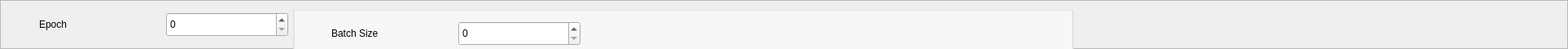
               <widget class="QFrame" name="Frame_TrainModel_Epoch">
                <property name="sizePolicy">
                 <sizepolicy hsizetype="Preferred" vsizetype="Fixed">
                  <horstretch>0</horstretch>
                  <verstretch>0</verstretch>
                 </sizepolicy>
                </property>
                <property name="minimumSize">
                 <size>
                  <width>0</width>
                  <height>60</height>
                 </size>
                </property>
                <property name="maximumSize">
                 <size>
                  <width>16777215</width>
                  <height>60</height>
                 </size>
                </property>
                <property name="styleSheet">
                 <string notr="true">QFrame#Frame_TrainModel_Epoch
{
	border-top:1px solid rgb(226, 226, 226);
	border-bottom:2px solid rgb(226, 226, 226);
	border-left:2px solid rgb(226, 226, 226);
	border-right:2px solid rgb(226, 226, 226);
	background-color: rgb(247, 247, 247);
}</string>
                </property>
                <property name="frameShape">
                 <enum>QFrame::StyledPanel</enum>
                </property>
                <property name="frameShadow">
                 <enum>QFrame::Raised</enum>
                </property>
                <layout class="QHBoxLayout" name="horizontalLayout_10">
                 <item>
                  <widget class="QLabel" name="Label_TrainModel_Epoch">
                   <property name="sizePolicy">
                    <sizepolicy hsizetype="Fixed" vsizetype="Fixed">
                     <horstretch>0</horstretch>
                     <verstretch>0</verstretch>
                    </sizepolicy>
                   </property>
                   <property name="minimumSize">
                    <size>
                     <width>30</width>
                     <height>30</height>
                    </size>
                   </property>
                   <property name="maximumSize">
                    <size>
                     <width>30</width>
                     <height>30</height>
                    </size>
                   </property>
                   <property name="styleSheet">
                    <string notr="true">border-image: url(:/Icon/State/RedLight.png);</string>
                   </property>
                   <property name="text">
                    <string/>
                   </property>
                  </widget>
                 </item>
                 <item>
                  <widget class="QLabel" name="label_16">
                   <property name="sizePolicy">
                    <sizepolicy hsizetype="Fixed" vsizetype="Fixed">
                     <horstretch>0</horstretch>
                     <verstretch>0</verstretch>
                    </sizepolicy>
                   </property>
                   <property name="minimumSize">
                    <size>
                     <width>150</width>
                     <height>30</height>
                    </size>
                   </property>
                   <property name="maximumSize">
                    <size>
                     <width>150</width>
                     <height>30</height>
                    </size>
                   </property>
                   <property name="styleSheet">
                    <string notr="true">QLabel
{
	border:0px;
	
	font: 87 10pt &quot;Arial Black&quot;;
}</string>
                   </property>
                   <property name="text">
                    <string>Epoch</string>
                   </property>
                  </widget>
                 </item>
                 <item>
                  <widget class="QSpinBox" name="SpinBox_TrainModel_Epoch">
                   <property name="sizePolicy">
                    <sizepolicy hsizetype="Fixed" vsizetype="Fixed">
                     <horstretch>0</horstretch>
                     <verstretch>0</verstretch>
                    </sizepolicy>
                   </property>
                   <property name="minimumSize">
                    <size>
                     <width>150</width>
                     <height>30</height>
                    </size>
                   </property>
                   <property name="maximumSize">
                    <size>
                     <width>150</width>
                     <height>30</height>
                    </size>
                   </property>
                  </widget>
                 </item>
                 <item>
                  <widget class="QFrame" name="Frame_TrainModel_BatchSize">
                   <property name="sizePolicy">
                    <sizepolicy hsizetype="Preferred" vsizetype="Fixed">
                     <horstretch>0</horstretch>
                     <verstretch>0</verstretch>
                    </sizepolicy>
                   </property>
                   <property name="minimumSize">
                    <size>
                     <width>0</width>
                     <height>60</height>
                    </size>
                   </property>
                   <property name="maximumSize">
                    <size>
                     <width>16777215</width>
                     <height>60</height>
                    </size>
                   </property>
                   <property name="styleSheet">
                    <string notr="true">QFrame#Frame_TrainModel_BatchSize
{
	border-top:1px solid rgb(226, 226, 226);
	border-bottom:2px solid rgb(226, 226, 226);
	border-left:2px solid rgb(226, 226, 226);
	border-right:2px solid rgb(226, 226, 226);
	background-color: rgb(247, 247, 247);
}</string>
                   </property>
                   <property name="frameShape">
                    <enum>QFrame::StyledPanel</enum>
                   </property>
                   <property name="frameShadow">
                    <enum>QFrame::Raised</enum>
                   </property>
                   <layout class="QHBoxLayout" name="horizontalLayout_11">
                    <item>
                     <widget class="QLabel" name="Label_TrainModel_BatchSize">
                      <property name="sizePolicy">
                       <sizepolicy hsizetype="Fixed" vsizetype="Fixed">
                        <horstretch>0</horstretch>
                        <verstretch>0</verstretch>
                       </sizepolicy>
                      </property>
                      <property name="minimumSize">
                       <size>
                        <width>30</width>
                        <height>30</height>
                       </size>
                      </property>
                      <property name="maximumSize">
                       <size>
                        <width>30</width>
                        <height>30</height>
                       </size>
                      </property>
                      <property name="styleSheet">
                       <string notr="true">border-image: url(:/Icon/State/RedLight.png);</string>
                      </property>
                      <property name="text">
                       <string/>
                      </property>
                     </widget>
                    </item>
                    <item>
                     <widget class="QLabel" name="label_15">
                      <property name="sizePolicy">
                       <sizepolicy hsizetype="Fixed" vsizetype="Fixed">
                        <horstretch>0</horstretch>
                        <verstretch>0</verstretch>
                       </sizepolicy>
                      </property>
                      <property name="minimumSize">
                       <size>
                        <width>150</width>
                        <height>30</height>
                       </size>
                      </property>
                      <property name="maximumSize">
                       <size>
                        <width>150</width>
                        <height>30</height>
                       </size>
                      </property>
                      <property name="styleSheet">
                       <string notr="true">QLabel
{
	border:0px;
	
	font: 87 10pt &quot;Arial Black&quot;;
}</string>
                      </property>
                      <property name="text">
                       <string>Batch Size</string>
                      </property>
                     </widget>
                    </item>
                    <item>
                     <widget class="QSpinBox" name="SpinBox_TrainModel_BatchSize">
                      <property name="sizePolicy">
                       <sizepolicy hsizetype="Fixed" vsizetype="Fixed">
                        <horstretch>0</horstretch>
                        <verstretch>0</verstretch>
                       </sizepolicy>
                      </property>
                      <property name="minimumSize">
                       <size>
                        <width>150</width>
                        <height>30</height>
                       </size>
                      </property>
                      <property name="maximumSize">
                       <size>
                        <width>150</width>
                        <height>30</height>
                       </size>
                      </property>
                     </widget>
                    </item>
                    <item>
                     <spacer name="horizontalSpacer_6">
                      <property name="orientation">
                       <enum>Qt::Horizontal</enum>
                      </property>
                      <property name="sizeHint" stdset="0">
                       <size>
                        <width>595</width>
                        <height>20</height>
                       </size>
                      </property>
                     </spacer>
                    </item>
                   </layout>
                  </widget>
                 </item>
                 <item>
                  <spacer name="horizontalSpacer_7">
                   <property name="orientation">
                    <enum>Qt::Horizontal</enum>
                   </property>
                   <property name="sizeHint" stdset="0">
                    <size>
                     <width>595</width>
                     <height>20</height>
                    </size>
                   </property>
                  </spacer>
                 </item>
                </layout>
               </widget>
